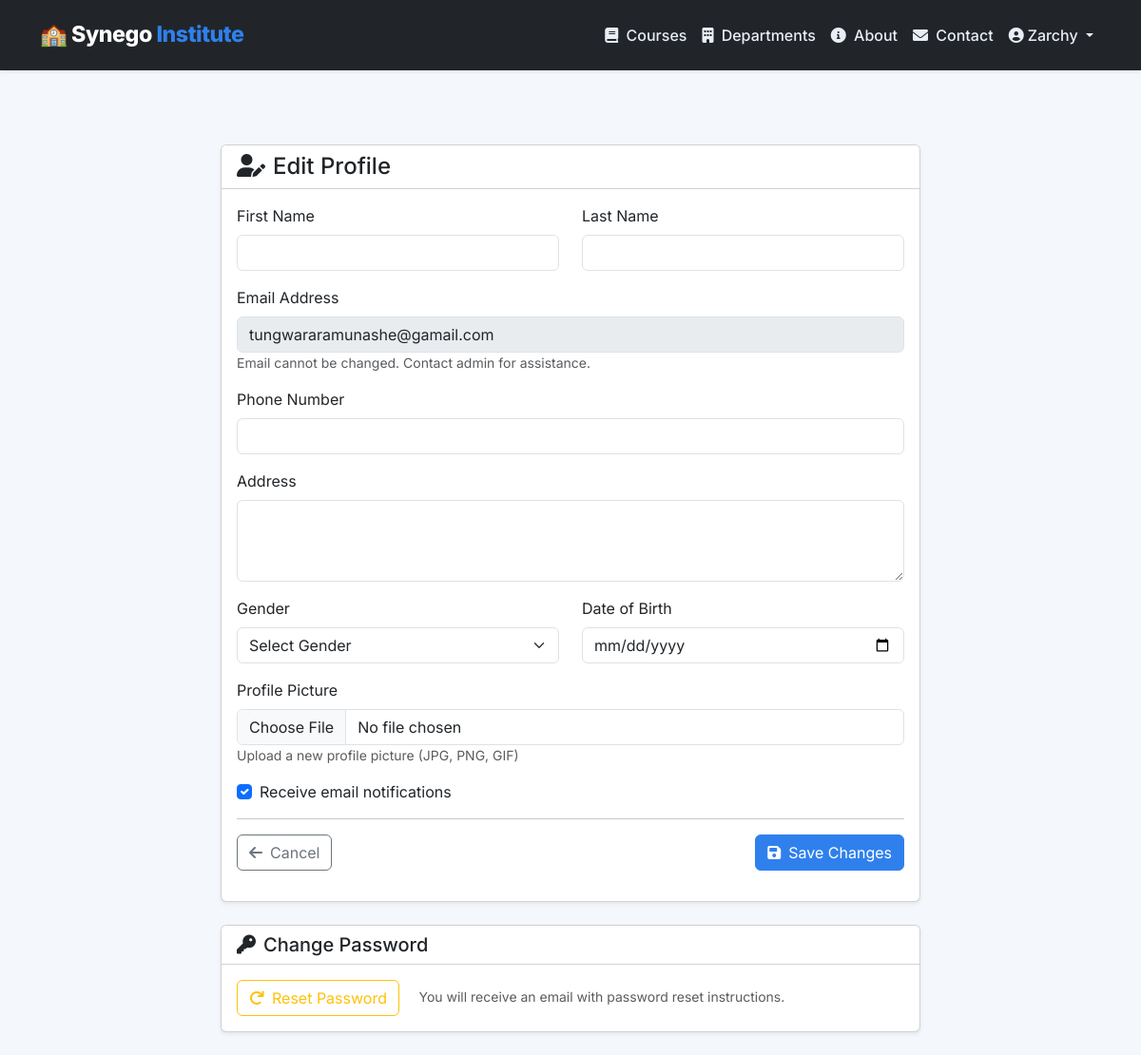
The app's page /profile/edit/ (signed in) with its own data.
### lms/models.py (models this page shows, shortened)
class User(AbstractUser):
    ROLE_CHOICES = (
        ('admin', 'Administrator'),
        ('instructor', 'Instructor'),
        ('learner', 'Learner'),
        ('dept_head', 'Department Head'),
        ('approver', 'Approver'),
    )
    GENDER_CHOICES = (
        ('M', 'Male'),
        ('F', 'Female'),
        ('O', 'Other'),
    )
    role = models.CharField(max_length=20, choices=ROLE_CHOICES, default='learner')
    department = models.ForeignKey(
        'Department', null=True, blank=True, on_delete=models.SET_NULL,
        related_name='members'
    )
    phone_number = models.CharField(max_length=20, blank=True)
    address = models.TextField(blank=True)
    gender = models.CharField(max_length=1, choices=GENDER_CHOICES, blank=True)
    date_of_birth = models.DateField(null=True, blank=True)
    profile_picture = models.ImageField(upload_to='profile_pics/', null=True, blank=True)
    is_approved = models.BooleanField(default=False)
    approval_token = models.UUIDField(unique=True, null=True, blank=True)
    approval_token_created_at = models.DateTimeField(null=True, blank=True)
    temp_password = models.CharField(max_length=128, blank=True)
    temp_password_created_at = models.DateTimeField(null=True, blank=True)
    google_access_token = models.TextField(blank=True)
    google_refresh_token = models.TextField(blank=True)
    google_token_expiry = models.DateTimeField(null=True, blank=True)
    last_active = models.DateTimeField(auto_now=True)
    login_count = models.PositiveIntegerField(default=0)
    failed_login_attempts = models.PositiveIntegerField(default=0)
    account_locked_until = models.DateTimeField(null=True, blank=True)
    email_verified = models.BooleanField(default=False)
    email_verification_token = models.UUIDField(unique=True, null=True, blank=True)
    receive_notifications = models.BooleanField(default=True)
    language = models.CharField(max_length=10, default='en')
    class Meta:
        indexes = [
            models.Index(fields=['email']),
            models.Index(fields=['role', 'is_approved']),
            models.Index(fields=['username']),
            models.Index(fields=['last_active']),
        ]

### lms/views.py (the view, shortened to what this page needs)
# urls.py: path('profile/edit/', views.edit_profile, name='edit_profile'),
@login_required
def edit_profile(request):
    return render(request, 'lms/edit_profile.html', {'user': request.user})

### lms/context_processors.py (called while the page is built)
def app_info(request):
    return {
        "APP_NAME": "Synego Training Institute",
    }

### lms/templates/lms/edit_profile.html (shortened to what this page needs)
{% extends "lms/base.html" %}
{% block content %}
<div class="container py-4">
    <div class="row justify-content-center">
        <div class="col-lg-8">
            <div class="card shadow-sm">
                <div class="card-header bg-white">
                    <h4 class="mb-0"><i class="fas fa-user-edit me-2"></i>Edit Profile</h4>
                </div>
                <div class="card-body">
                    <form method="post" enctype="multipart/form-data">
                        <div class="row">
                            <div class="col-md-6 mb-3">
                                <label for="first_name" class="form-label">First Name</label>
                                <input type="text" name="first_name" id="first_name" class="form-control" value="{{ user.first_name }}">
                            </div>
                            <div class="col-md-6 mb-3">
                                <label for="last_name" class="form-label">Last Name</label>
                                <input type="text" name="last_name" id="last_name" class="form-control" value="{{ user.last_name }}">
                            </div>
                        </div>
                        <div class="mb-3">
                            <label for="email" class="form-label">Email Address</label>
                            <input type="email" name="email" id="email" class="form-control" value="{{ user.email }}" readonly disabled>
                            <small class="text-muted">Email cannot be changed. Contact admin for assistance.</small>
                        </div>
                        <div class="mb-3">
                            <label for="phone_number" class="form-label">Phone Number</label>
                            <input type="tel" name="phone_number" id="phone_number" class="form-control" value="{{ user.phone_number }}">
                        </div>
                        <div class="mb-3">
                            <label for="address" class="form-label">Address</label>
                            <textarea name="address" id="address" class="form-control" rows="3">{{ user.address }}</textarea>
                        </div>
                        <div class="row">
                            <div class="col-md-6 mb-3">
                                <label for="gender" class="form-label">Gender</label>
                                <select name="gender" id="gender" class="form-select">
                                    <option value="">Select Gender</option>
                                </select>
                            </div>
                            <div class="col-md-6 mb-3">
                                <label for="date_of_birth" class="form-label">Date of Birth</label>
                                <input type="date" name="date_of_birth" id="date_of_birth" class="form-control" value="{{ user.date_of_birth|date:'Y-m-d' }}">
                            </div>
                        </div>
                        <div class="mb-3">
                            <label for="profile_picture" class="form-label">Profile Picture</label>
                            <input type="file" name="profile_picture" id="profile_picture" class="form-control" accept="image/*">
                            <small class="text-muted">Upload a new profile picture (JPG, PNG, GIF)</small>
                        </div>
                        <div class="mb-3 form-check">
                            <input type="checkbox" name="receive_notifications" id="receive_notifications" class="form-check-input" {% if user.receive_notifications %}checked{% endif %}>
                            <label for="receive_notifications" class="form-check-label">Receive email notifications</label>
                        </div>
                        <hr>
                        <div class="d-flex justify-content-between">
                            <a href="{% url 'lms:profile' %}" class="btn btn-outline-secondary">
                                <i class="fas fa-arrow-left me-2"></i>Cancel
                            </a>
                            <button type="submit" class="btn btn-primary">
                                <i class="fas fa-save me-2"></i>Save Changes
                            </button>
                        </div>
                    </form>
                </div>
            </div>
            <div class="card mt-4 shadow-sm">
                <div class="card-header bg-white">
                    <h5 class="mb-0"><i class="fas fa-key me-2"></i>Change Password</h5>
                </div>
                <div class="card-body">
                    <a href="{% url 'lms:password_reset' %}" class="btn btn-outline-warning">
                        <i class="fas fa-redo me-2"></i>Reset Password
                    </a>
                    <small class="text-muted ms-3">You will receive an email with password reset instructions.</small>
                </div>
            </div>
        </div>
    </div>
</div>
{% endblock %}

### lms/templates/lms/base.html (shortened to what this page needs)
﻿<!DOCTYPE html>
<html lang="en">
<head>
    <link href="https://cdn.jsdelivr.net/npm/bootstrap@5.3.0-alpha1/dist/css/bootstrap.min.css" rel="stylesheet">
    <link rel="stylesheet" href="https://cdnjs.cloudflare.com/ajax/libs/font-awesome/6.0.0/css/all.min.css">
</head>
<body>
    <nav class="navbar navbar-expand-lg navbar-dark bg-dark fixed-top shadow-sm">
        <div class="container">
            <a class="navbar-brand" href="{% url 'lms:index' %}">
                🏫 Synego <span>Institute</span>
            </a>
            <div class="collapse navbar-collapse" id="navbarNav">
                <ul class="navbar-nav ms-auto align-items-lg-center">
                    <li class="nav-item">
                        <a class="nav-link" href="{% url 'lms:course_list' %}"><i class="fas fa-book me-1"></i> Courses</a>
                    </li>
                    <li class="nav-item">
                        <a class="nav-link" href="{% url 'lms:department_list' %}"><i class="fas fa-building me-1"></i> Departments</a>
                    </li>
                    <li class="nav-item">
                        <a class="nav-link" href="{% url 'lms:about' %}"><i class="fas fa-info-circle me-1"></i> About</a>
                    </li>
                    <li class="nav-item">
                        <a class="nav-link" href="{% url 'lms:contact' %}"><i class="fas fa-envelope me-1"></i> Contact</a>
                    </li>
                    {% if user.is_authenticated %}
                        <li class="nav-item dropdown">
                            <a class="nav-link dropdown-toggle" href="#" role="button" data-bs-toggle="dropdown">
                                <i class="fas fa-user-circle me-1"></i>{{ user.first_name|default:user.username }}
                            </a>
                        </li>
                    {% endif %}
                </ul>
            </div>
        </div>
    </nav>
    <main>
        {% block content %}{% endblock %}
    </main>
</body>
</html>

### lms/templates/lms/base.html (style rules this page uses)
:root { --primary-color: #1f3a5d; --secondary-color: #2f80ed; --accent-color: #17a2b8; --bg-light: #f4f7fb; --bg-dark: #1d2833; --text-muted: #6c7a91; --surface: #ffffff; --surface-alt: #f9fbff; }
* { box-sizing: border-box; }
body { font-family: 'Inter', sans-serif; background-color: var(--bg-light); color: #1f2835; margin: 0; padding-top: 80px; }
.navbar { padding: 0.9rem 1rem; transition: background-color 0.3s ease; }
.navbar-brand { font-weight: 800; letter-spacing: -0.02em; font-size: 1.45rem; }
.navbar-brand span { color: var(--secondary-color); }
.navbar-nav .nav-link { color: #e9edf5; font-weight: 500; }
.btn-primary { background-color: var(--secondary-color); border-color: var(--secondary-color); }

### records on screen
User: first_name "Zarchy", email "tungwararamunashe@gamail.com", receive_notifications "☑"
